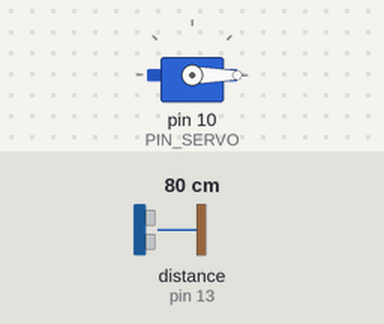
This sketch was run on a simulated Arduino Uno, built with avr-gcc and run on an emulated ATmega328P. On the bench: servo. Wiring (inferred from the names in the program): ultrasonic range finder: trigger pin 12; echo pin 13. The test bench sets the inputs (shaded band); at power-on: distance to the obstacle (sensor on pin 13) 80 cm. The echo pulse lasts 58.3 µs per cm.

Above: at 1.7 s.
1.8 s: distance to the obstacle (sensor on pin 13) set to 8 cm
3.4 s: distance to the obstacle (sensor on pin 13) set to 5 cm
At 6.2 s:
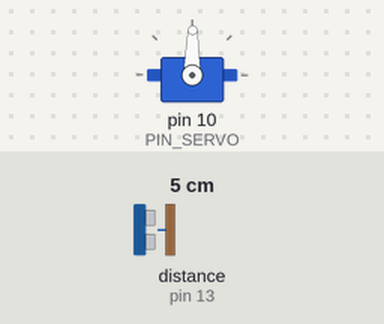
6.4 s: distance to the obstacle (sensor on pin 13) set to 7 cm
9.4 s: distance to the obstacle (sensor on pin 13) set to 10 cm
At 10.69 s:
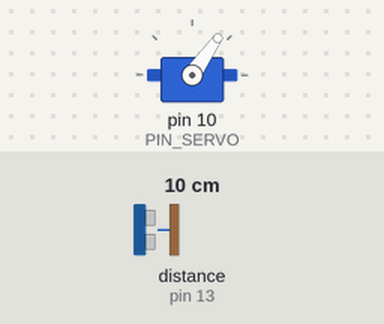
12.4 s: distance to the obstacle (sensor on pin 13) set to 2 cm
At 13.69 s:
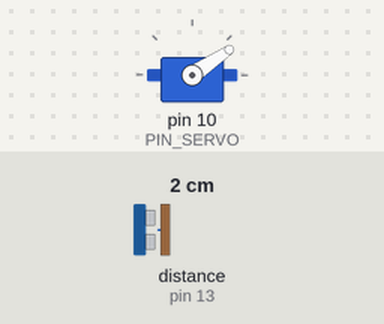
Timing chart, 0 to 16.2 s (numbered marks = the images above; inputs shaded):
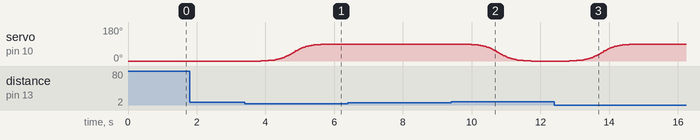

The sketch:

10C16_sigmoid.ino
```cpp
#include <Servo.h>
#include <math.h>

#define PIN_SERVO 10
#define PIN_TRIG 12
#define PIN_ECHO 13

#define SND_VEL 346.0
#define INTERVAL 25
#define PULSE_DURATION 10

#define TIMEOUT ((INTERVAL / 2) * 1000.0)
#define SCALE (0.001 * 0.5 * SND_VEL)

#define MEDIAN_SIZE 10

unsigned long last_sampling_time;

float median_arr[MEDIAN_SIZE];
int   median_idx = 0;
int   median_count = 0;

Servo myServo;
int startAngle = 0;
int stopAngle = 90;

bool gateOpen = false;

void median_push(float v) {
  median_arr[median_idx] = v;
  median_idx = (median_idx + 1) % MEDIAN_SIZE;
  if (median_count < MEDIAN_SIZE) median_count++;
}

float median_get() {
  if (median_count == 0) return 0.0;

  float sorted_arr[MEDIAN_SIZE];
  for (int i = 0; i < median_count; i++) {
    sorted_arr[i] = median_arr[i];
  }

  for (int i = 0; i < median_count - 1; i++) {
    for (int j = 0; j < median_count - i - 1; j++) {
      if (sorted_arr[j] > sorted_arr[j + 1]) {
        float temp = sorted_arr[j];
        sorted_arr[j] = sorted_arr[j + 1];
        sorted_arr[j + 1] = temp;
      }
    }
  }

  int mid = median_count / 2;
  if (median_count % 2 == 1) {
    return sorted_arr[mid];
  } else {
    return (sorted_arr[mid - 1] + sorted_arr[mid]) / 2.0;
  }
}

void setup() {
  Serial.begin(57600);
  pinMode(PIN_TRIG,OUTPUT);
  pinMode(PIN_ECHO,INPUT);
  digitalWrite(PIN_TRIG, LOW);

  myServo.attach(PIN_SERVO);

  myServo.write(startAngle);
  delay(500);
}

void loop() {
  float dist_raw, dist_median;

  if (millis() < last_sampling_time + INTERVAL)
    return;

  dist_raw = USS_measure(PIN_TRIG,PIN_ECHO);

  median_push(dist_raw);
  dist_median = median_get();

  if (dist_median < 60 && gateOpen == false)
  {
    gateOpen = true;
    SigmoidMove(startAngle, stopAngle, 2500);
    delay(2000);
  }

  if (dist_median > 80 && gateOpen == true)
  {
    SigmoidMove(stopAngle, startAngle, 2500);
    gateOpen = false;
  }

  last_sampling_time += INTERVAL;
}

float USS_measure(int TRIG, int ECHO)
{
  digitalWrite(TRIG, HIGH);
  delayMicroseconds(PULSE_DURATION);
  digitalWrite(TRIG, LOW);

  return pulseIn(ECHO, HIGH, TIMEOUT) * SCALE;
}

void SigmoidMove(int start_Angle, int stop_Angle, int duration) {
  int steps = 100;
  float delayTime = (float)duration / steps;
  float angleChange = stop_Angle - start_Angle;

  for (int i = 0; i <= steps; i++) {
    float input = -6.0 + ((float)i / steps) * 12.0;

    float sigmoidOutput = 1.0 / (1.0 + exp(-input));

    int currentAngle = start_Angle + (angleChange * sigmoidOutput);

    myServo.write(currentAngle);
    delay(delayTime);
  }
}
```

Measured:
- the behaviour switches between 7 and 6 cm on distance to the obstacle (sensor on pin 13) (found by bisection; images 0 and 1)
- the behaviour switches between 8 and 9 cm on distance to the obstacle (sensor on pin 13) (found by bisection; images 1 and 2)
- after the input at 1.8 s, every drawn part: stays the same
- after the input at 3.4 s, servo on pin 10 (PIN_SERVO): moves from 0° to 89° over 1.9 s, starting after 0.46 s
- after the input at 6.4 s, every drawn part: stays the same
- after the input at 9.4 s, servo on pin 10 (PIN_SERVO): moves from 89° to 0° over 1.9 s, starting after 0.43 s
- after the input at 12.4 s, servo on pin 10 (PIN_SERVO): moves from 0° to 89° over 1.9 s, starting after 0.43 s
